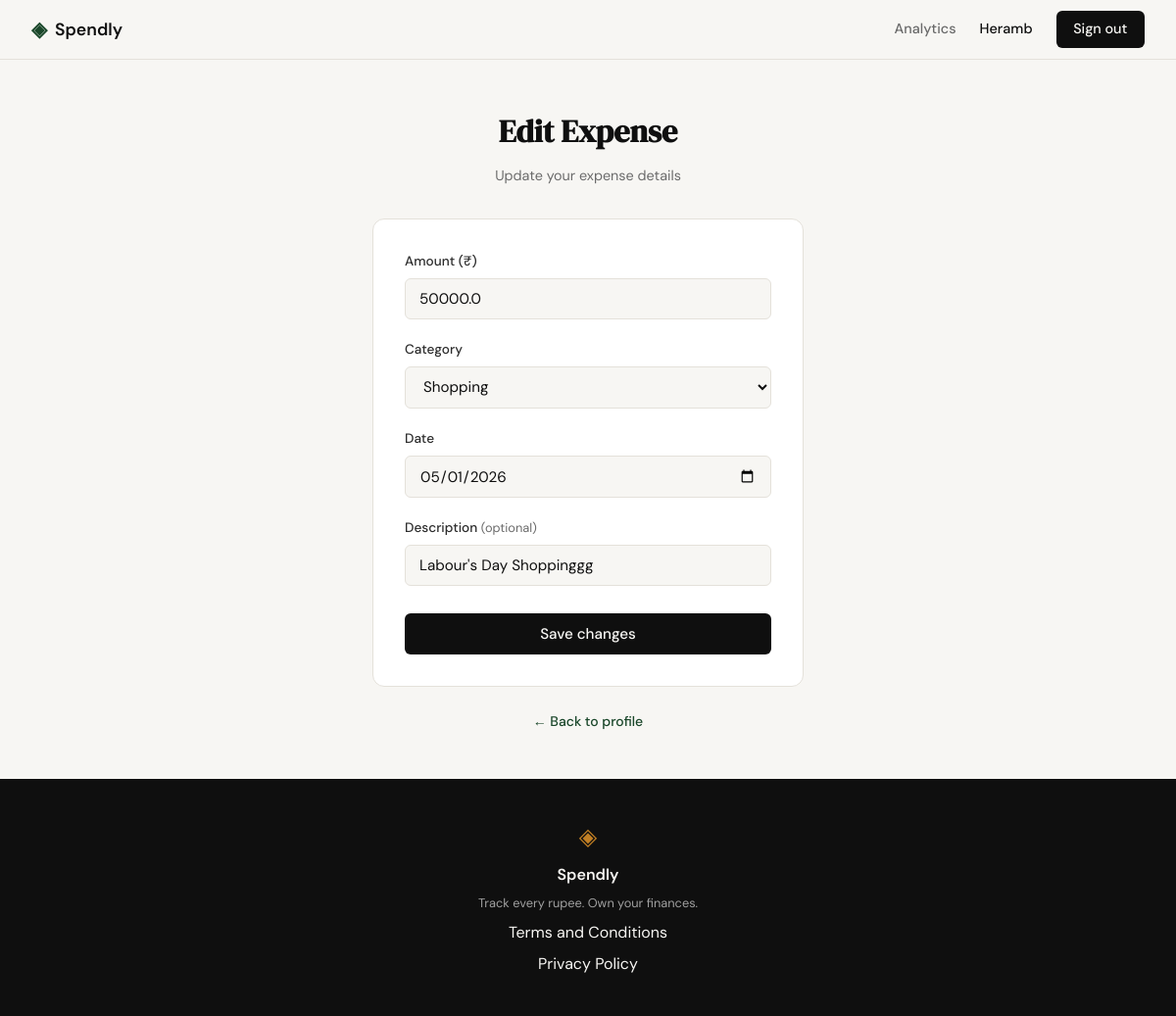
Page /expenses/30/edit (signed in) on the committed database.
### tables this page shows
CREATE TABLE expenses (
            id          INTEGER PRIMARY KEY AUTOINCREMENT,
            user_id     INTEGER NOT NULL,
            amount      REAL    NOT NULL,
            category    TEXT    NOT NULL,
            date        TEXT    NOT NULL,
            description TEXT,
            created_at  TEXT    DEFAULT (datetime('now')),
            FOREIGN KEY (user_id) REFERENCES users(id)
        );

### app.py (the view, shortened to what this page needs)
@app.route("/expenses/<int:id>/edit", methods=["GET", "POST"])
def edit_expense(id):
    if not session.get("user_id"):
        return redirect(url_for("login"))
    expense = get_expense_by_id(id, session["user_id"])
    if expense is None:
        abort(404)
    if request.method == "GET":
        return render_template(
            "edit_expense.html",
            expense=expense,
            categories=CATEGORIES,
            csrf_token=_get_csrf_token(),
        )

### app.py (called while the page is built)
def _get_csrf_token():
    if "csrf_token" not in session:
        session["csrf_token"] = secrets.token_hex(32)
    return session["csrf_token"]

### database/db.py (called while the page is built)
def get_db():
    conn = sqlite3.connect(DB_PATH)
    conn.row_factory = sqlite3.Row
    conn.execute("PRAGMA foreign_keys = ON")
    return conn

def get_expense_by_id(expense_id, user_id):
    conn = get_db()
    row = conn.execute(
        "SELECT id, amount, category, date, description FROM expenses "
        "WHERE id = ? AND user_id = ?",
        (expense_id, user_id),
    ).fetchone()
    conn.close()
    return row

### templates/edit_expense.html (shortened to what this page needs)
{% extends "base.html" %}
{% block content %}
<section class="auth-section">
    <div class="auth-container">
        <div class="auth-header">
            <h1 class="auth-title">Edit Expense</h1>
            <p class="auth-subtitle">Update your expense details</p>
        </div>
        <div class="auth-card">
            <form method="POST" action="{{ url_for('edit_expense', id=expense.id) }}">
                <div class="form-group">
                    <label for="amount">Amount (₹)</label>
                    <input type="number" id="amount" name="amount"
                           class="form-input"
                           placeholder="0.00"
                           step="0.01" min="0.01"
                           value="{{ amount if amount is defined else expense.amount }}"
                           required autofocus>
                </div>
                <div class="form-group">
                    <label for="category">Category</label>
                    <select id="category" name="category" class="form-input" required>
                        {% set selected_cat = category if category is defined else expense.category %}
                        {% for cat in categories %}
                        <option value="{{ cat }}" {% if selected_cat == cat %}selected{% endif %}>{{ cat }}</option>
                        {% endfor %}
                    </select>
                </div>
                <div class="form-group">
                    <label for="date">Date</label>
                    <input type="date" id="date" name="date"
                           class="form-input"
                           value="{{ date if date is defined else expense.date }}"
                           required>
                </div>
                <div class="form-group">
                    <label for="description">
                        Description <span class="expense-form-optional">(optional)</span>
                    </label>
                    <input type="text" id="description" name="description"
                           class="form-input"
                           placeholder="e.g. Grocery shopping"
                           maxlength="200"
                           value="{{ description if description is defined else (expense.description or '') }}">
                </div>
                <button type="submit" class="btn-submit">Save changes</button>
            </form>
        </div>
        <p class="auth-switch">
            <a href="{{ url_for('profile') }}">← Back to profile</a>
        </p>
    </div>
</section>
{% endblock %}

### static/css/style.css (style rules this page uses)
:root { --ink: #0f0f0f; --ink-soft: #2d2d2d; --ink-muted: #6b6b6b; --ink-faint: #a0a0a0; --paper: #f7f6f3; --paper-warm: #f0ede6; --paper-card: #ffffff; --accent: #1a472a; --accent-light: #e8f0eb; --accent-2: #c17f24; --accent-2-light: #fdf3e3; --danger: #c0392b; --danger-light: #fdecea; --border: #e4e1da; --border-soft: #eeebe4; --font-display: 'DM Serif Display', Georgia, serif; --font-body: 'DM Sans', system-ui, sans-serif; --max-width: 1200px; --auth-width: 440px; --radius-sm: 6px; --radius-md: 12px; --radius-lg: 20px; }
*, *::before, *::after { box-sizing: border-box; margin: 0; padding: 0; }
html { font-size: 16px; scroll-behavior: smooth; }
body { background: var(--paper); color: var(--ink); font-family: var(--font-body); font-size: 1rem; line-height: 1.6; -webkit-font-smoothing: antialiased; }
a { color: inherit; text-decoration: none; }
.auth-section { min-height: calc(100vh - 60px - 100px); display: flex; align-items: center; justify-content: center; padding: 3rem 2rem; }
.auth-container { width: 100%; max-width: var(--auth-width); }
.auth-header { text-align: center; margin-bottom: 2rem; }
.auth-title { font-family: var(--font-display); font-size: 2rem; color: var(--ink); margin-bottom: 0.5rem; }
.auth-subtitle { font-size: 0.9rem; color: var(--ink-muted); }
.auth-card { background: var(--paper-card); border: 1px solid var(--border); border-radius: var(--radius-md); padding: 2rem; margin-bottom: 1.5rem; }
.form-group { margin-bottom: 1.25rem; }
.form-group label { display: block; font-size: 0.85rem; font-weight: 500; color: var(--ink-soft); margin-bottom: 0.4rem; }
.form-input { width: 100%; padding: 0.6rem 0.875rem; border: 1px solid var(--border); border-radius: var(--radius-sm); font-family: var(--font-body); font-size: 0.95rem; color: var(--ink); background: var(--paper); outline: none; transition: border-color 0.2s; }
.form-input::placeholder { color: var(--ink-faint); }
.btn-submit { width: 100%; padding: 0.7rem; background: var(--ink); color: var(--paper); border: none; border-radius: var(--radius-sm); font-family: var(--font-body); font-size: 0.95rem; font-weight: 500; cursor: pointer; transition: background 0.2s; margin-top: 0.5rem; }
.auth-switch { text-align: center; font-size: 0.875rem; color: var(--ink-muted); }
.auth-switch a { color: var(--accent); font-weight: 500; }
.expense-form-optional { color: var(--ink-muted); font-weight: 400; font-size: 0.8rem; }

### rows in the picture
expenses: amount "50000.0", category "Shopping", date "05/01/2026", description "Labour's Day Shoppinggg"

### other values in the picture
{{ session['user_name'] }} "Heramb"
